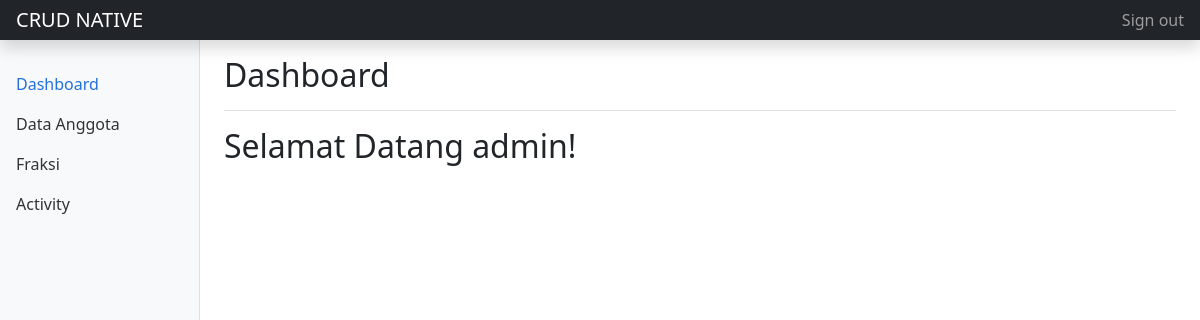
/admin/dashboard.php (signed in), run on an earlier commit of the app's database.
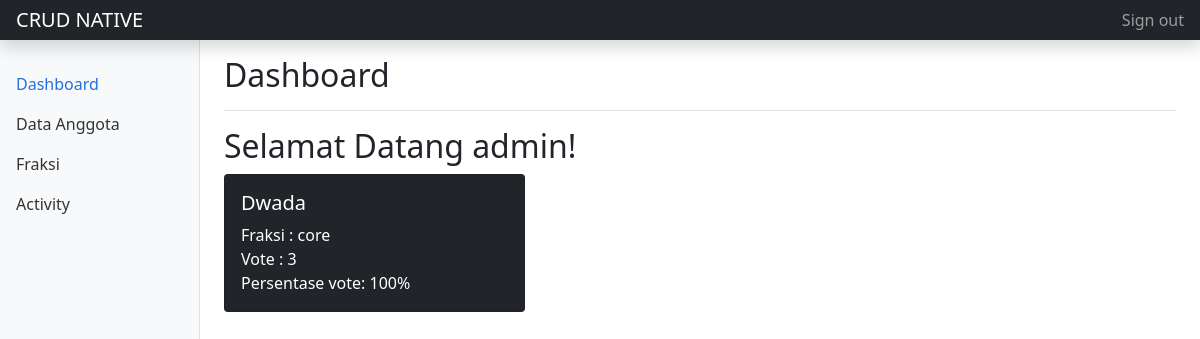
And on a later commit of the database.
### tables this page shows
CREATE TABLE IF NOT EXISTS `anggota` (
  `id` int NOT NULL AUTO_INCREMENT,
  `fraksi_id` int NOT NULL,
  `name` varchar(255) NOT NULL,
  `birthdate` date NOT NULL,
  `created_at` datetime DEFAULT CURRENT_TIMESTAMP,
  PRIMARY KEY (`id`),
  KEY `fraksi_id` (`fraksi_id`)
);

CREATE TABLE IF NOT EXISTS `fraksi` (
  `id` int NOT NULL AUTO_INCREMENT,
  `name` varchar(255) NOT NULL,
  PRIMARY KEY (`id`)
);

### admin/dashboard.php (the view, shortened to what this page needs)
<?php
    include_once '../koneksi.php';
    $sql = "SELECT anggota.*, fraksi.name AS fraksi, COUNT(vote.id) AS vote_all FROM vote INNER JOIN anggota ON vote.id_anggota = anggota.id INNER JOIN fraksi ON anggota.fraksi_id = fraksi.id GROUP BY id_anggota ORDER BY vote_all DESC";
    $C_anggota = mysqli_query($conn, $sql)->fetch_all(MYSQLI_ASSOC);
    $sql = "SELECT COUNT(vote.id) AS vote_all FROM vote";
    $C_total_vote = mysqli_query($conn, $sql)->fetch_assoc();
    $C_total_vote = $C_total_vote['vote_all'];
?>
<!doctype html>
<html lang="en">
  <head>
    <link href="https://cdn.jsdelivr.net/npm/bootstrap@5.0.2/dist/css/bootstrap.min.css" rel="stylesheet">
  </head>
  <body>
<header class="navbar navbar-dark sticky-top bg-dark flex-md-nowrap p-0 shadow">
  <a class="navbar-brand col-md-3 col-lg-2 me-0 px-3" href="#">CRUD NATIVE</a>
  <div class="navbar-nav">
    <div class="nav-item text-nowrap">
      <a class="nav-link px-3" href="logout.php">Sign out</a>
    </div>
  </div>
</header>
<div class="container-fluid">
  <div class="row">
    <?php include_once 'sidebar.php'; ?>
    <main class="col-md-9 ms-sm-auto col-lg-10 px-md-4">
      <div class="d-flex justify-content-between flex-wrap flex-md-nowrap align-items-center pt-3 pb-2 mb-3 border-bottom">
        <h1 class="h2">Dashboard</h1>
      </div>
      <h2>Selamat Datang <?= $_SESSION['name'] ?>!</h2>
      <div class="row">
        <?php foreach ($C_anggota as $anggota):?>
          <div class="col-lg-4">
            <div class="card bg-dark text-white">
              <div class="card-body">
                <h5 class="card-title"><?= ucwords(strtolower($anggota['name'])) ?></h5>
                <p class="card-text">Fraksi : <?= $anggota['fraksi'] ?>
                  <br>
                  Vote : <?= $anggota['vote_all'] ?>
                  <br>
                  Persentase vote: <?= (($C_total_vote / $anggota['vote_all']) * 100) . '%'  ?>
                </p>
              </div>
            </div>
          </div>
        <?php endforeach ?>
      </div>
    </main>
  </body>
</html>

What changed in the data, as far as the page shows it:
added anggota: name "Dwada", fraksi.name "core", vote_all "3", vote_all "100"
